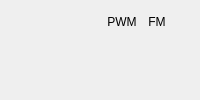
       <widget class="Frame" name="osc3Frame">
        <property name="contextMenuPolicy">
         <enum>Qt::CustomContextMenu</enum>
        </property>
        <property name="sections" stdset="0">
         <stringlist>
          <string>0 4 3 2</string>
          <string>0 6 3 1</string>
         </stringlist>
        </property>
        <property name="label" stdset="0">
         <string>OSC 3</string>
        </property>
        <property name="marginOverride" stdset="0">
         <bool>true</bool>
        </property>
        <layout class="QGridLayout" name="gridLayout_33">
         <item row="1" column="6">
          <widget class="Combo" name="osc3FMSource">
           <property name="label" stdset="0">
            <string>Source</string>
           </property>
           <property name="valueList" stdset="0">
            <stringlist/>
           </property>
          </widget>
         </item>
         <item row="0" column="6">
          <widget class="QLabel" name="label_11">
           <property name="text">
            <string>FM</string>
           </property>
           <property name="alignment">
            <set>Qt::AlignCenter</set>
           </property>
          </widget>
         </item>
         <item row="2" column="4">
          <widget class="Dial" name="osc3Pulsewidth">
           <property name="label" stdset="0">
            <string>Width</string>
           </property>
          </widget>
         </item>
         <item row="1" column="3">
          <widget class="Dial" name="osc3Keytrack">
           <property name="label" stdset="0">
            <string>Keytrack</string>
           </property>
          </widget>
         </item>
         <item row="0" column="4" colspan="2">
          <widget class="QLabel" name="label_12">
           <property name="text">
            <string>PWM</string>
           </property>
           <property name="alignment">
            <set>Qt::AlignCenter</set>
           </property>
          </widget>
         </item>
         <item row="1" column="4" colspan="2">
          <widget class="Combo" name="osc3PWMSource">
           <property name="label" stdset="0">
            <string>Source</string>
           </property>
           <property name="valueList" stdset="0">
            <stringlist/>
           </property>
          </widget>
         </item>
         <item row="2" column="0">
          <widget class="Dial" name="osc3Octave">
           <property name="label" stdset="0">
            <string>Octave</string>
           </property>
           <property name="rangeZeroAngle" stdset="0">
            <number>150</number>
           </property>
          </widget>
         </item>
         <item row="2" column="2">
          <widget class="Dial" name="osc3Detune">
           <property name="label" stdset="0">
            <string>Detune</string>
           </property>
           <property name="rangeZeroAngle" stdset="0">
            <number>150</number>
           </property>
          </widget>
         </item>
         <item row="2" column="3">
          <widget class="Dial" name="osc3BendRange">
           <property name="label" stdset="0">
            <string>Bend Range</string>
           </property>
           <property name="rangeZeroAngle" stdset="0">
            <number>150</number>
           </property>
          </widget>
         </item>
         <item row="2" column="5">
          <widget class="Dial" name="osc3PWMAmount">
           <property name="label" stdset="0">
            <string>Amount</string>
           </property>
          </widget>
         </item>
         <item row="2" column="6">
          <widget class="Dial" name="osc3FMAmount">
           <property name="label" stdset="0">
            <string>Amount</string>
           </property>
          </widget>
         </item>
         <item row="1" column="0" colspan="2">
          <widget class="Combo" name="osc3Shape">
           <property name="label" stdset="0">
            <string>Shape</string>
           </property>
           <property name="valueList" stdset="0">
            <stringlist/>
           </property>
          </widget>
         </item>
         <item row="2" column="1">
          <widget class="Dial" name="osc3Semitone">
           <property name="label" stdset="0">
            <string>Semitone</string>
           </property>
           <property name="rangeZeroAngle" stdset="0">
            <number>150</number>
           </property>
          </widget>
         </item>
         <item row="1" column="2">
          <widget class="Dial" name="osc3Brilliance">
           <property name="label" stdset="0">
            <string>Brilliance</string>
           </property>
          </widget>
         </item>
         <item row="0" column="7" rowspan="3">
          <widget class="SquareButton" name="osc2SyncToO3">
           <property name="label" stdset="0">
            <string>OSC2\nsync</string>
           </property>
           <property name="labelTextAlign" stdset="0">
            <set>Qt::AlignCenter|Qt::AlignHCenter|Qt::AlignLeading|Qt::AlignLeft|Qt::AlignVCenter</set>
           </property>
           <property name="maximumWidgetSize" stdset="0">
            <size>
             <width>40</width>
             <height>20</height>
            </size>
           </property>
           <property name="switchable" stdset="0">
            <bool>true</bool>
           </property>
           <property name="fullMode" stdset="0">
            <bool>true</bool>
           </property>
          </widget>
         </item>
        </layout>
       </widget>
